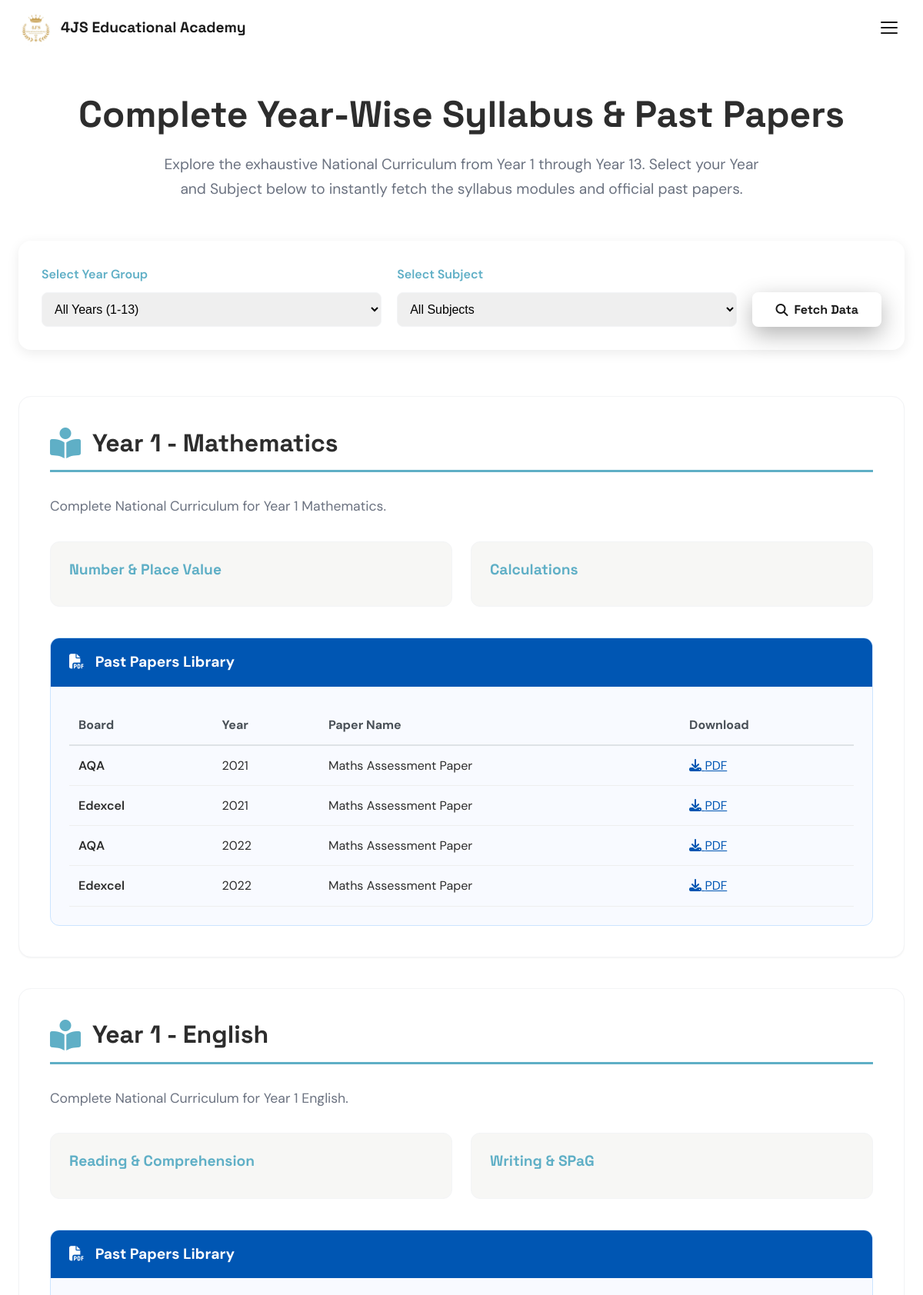
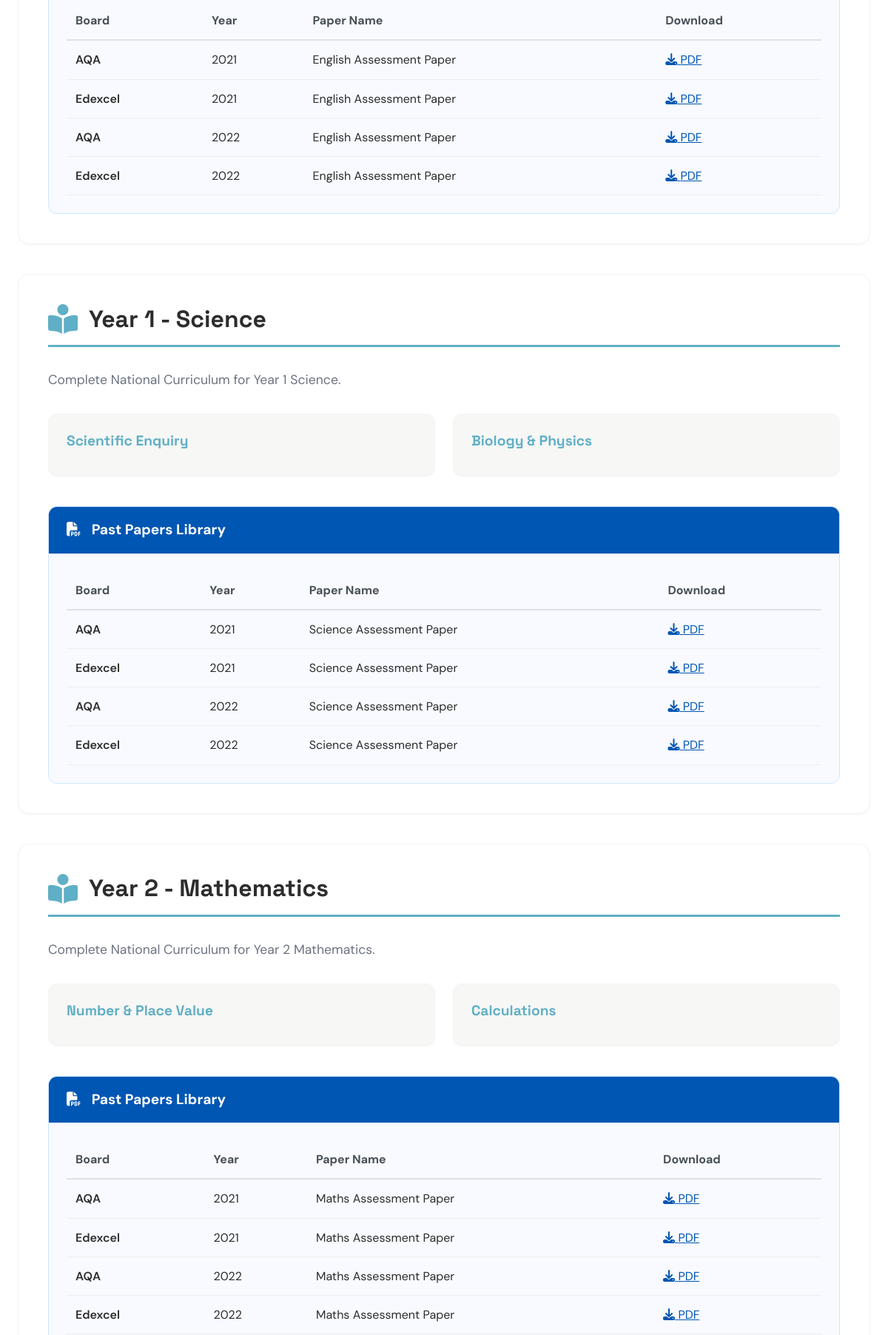
Page /syllabus_explorer/ (upper part) on the committed database (2 pictures, top to bottom).
### website/models.py (models this page shows, shortened)
class SyllabusSubject(models.Model):
    name = models.CharField(max_length=100)
    level = models.CharField(max_length=50, choices=[('GCSE', 'GCSE'), ('A-Level', 'A-Level'), ('KS3', 'KS3'), ('Primary', 'Primary')])
    description = models.TextField()

class SyllabusModule(models.Model):
    subject = models.ForeignKey(SyllabusSubject, on_delete=models.CASCADE, related_name='modules')
    title = models.CharField(max_length=200)
    topics = models.TextField(help_text="Comma separated topics")

class PastPaper(models.Model):
    subject = models.ForeignKey(SyllabusSubject, on_delete=models.CASCADE, related_name='past_papers')
    board = models.CharField(max_length=50, choices=[('AQA', 'AQA'), ('Edexcel', 'Edexcel'), ('OCR', 'OCR')])
    year = models.IntegerField()
    paper_name = models.CharField(max_length=200)
    link = models.URLField()

### website/views.py (the view)
# urls.py: path('syllabus_explorer/', views.syllabus_explorer, name='syllabus_explorer'),
def syllabus_explorer(request):
    subjects = SyllabusSubject.objects.prefetch_related('modules', 'past_papers').all()
    years = list(range(1, 14))
    return render(request, 'website/syllabus_explorer.html', {'subjects': subjects, 'years': years})

### website/templates/website/syllabus_explorer.html (shortened to what this page needs)
{% extends 'website/base.html' %}
{% load static %}
{% block content %}
<section class="section" style="background: linear-gradient(135deg, var(--bg-light) 0%, #ffffff 100%); padding-top: 120px;">
    <div class="container" style="max-width: 1200px;">
        <div style="text-align: center; margin-bottom: 50px;">
            <h1 style="font-size: 3rem; font-weight: 800; color: var(--text-dark);">Complete Year-Wise Syllabus & Past Papers</h1>
            <p style="font-size: 1.2rem; color: var(--text-light); max-width: 800px; margin: 20px auto 0;">Explore the exhaustive National Curriculum from Year 1 through Year 13. Select your Year and Subject below to instantly fetch the syllabus modules and official past papers.</p>
        </div>
        <div style="background: white; padding: 30px; border-radius: 16px; box-shadow: var(--shadow-md); margin-bottom: 60px; display: flex; gap: 20px; flex-wrap: wrap; justify-content: center; align-items: flex-end;">
            <div style="flex: 1; min-width: 200px;">
                <label style="display: block; font-weight: 600; margin-bottom: 10px; color: var(--scandi-teal-dark);">Select Year Group</label>
                <select id="filter-year" style="width: 100%; padding: 12px; border-radius: 8px; border: 1px solid var(--border-light); font-size: 1rem;">
                    <option value="all">All Years (1-13)</option>
                </select>
            </div>
            <div style="flex: 1; min-width: 200px;">
                <label style="display: block; font-weight: 600; margin-bottom: 10px; color: var(--scandi-teal-dark);">Select Subject</label>
                <select id="filter-subject" style="width: 100%; padding: 12px; border-radius: 8px; border: 1px solid var(--border-light); font-size: 1rem;">
                    <option value="all">All Subjects</option>
                </select>
            </div>
            <div>
                <button id="apply-filters" class="btn-primary" style="padding: 12px 30px; border-radius: 8px; font-size: 1rem;"><i class="fas fa-search"></i> Fetch Data</button>
            </div>
        </div>
        <div id="syllabus-results">
            {% for subject in subjects %}
            <div class="syllabus-card" data-year="{{ subject.level }}" data-subject="{{ subject.name }}" style="background: white; border-radius: 16px; box-shadow: var(--shadow-sm); padding: 40px; margin-bottom: 40px; border: 1px solid var(--border-light);">
                <div style="display: flex; align-items: center; gap: 15px; border-bottom: 3px solid var(--scandi-teal-dark); padding-bottom: 15px; margin-bottom: 30px;">
                    <i class="fas fa-book-reader" style="font-size: 2.5rem; color: var(--scandi-teal-dark);"></i>
                    <h2 style="font-size: 2rem; margin: 0; color: var(--text-dark);">{{ subject.level }} - {{ subject.name }}</h2>
                </div>
                <p style="font-size: 1.1rem; color: var(--text-light); margin-bottom: 30px;">{{ subject.description }}</p>
                <div style="display: grid; grid-template-columns: repeat(auto-fit, minmax(280px, 1fr)); gap: 24px; margin-bottom: 40px;">
                    {% for module in subject.modules.all %}
                    <div style="background: var(--off-white); padding: 24px; border-radius: 12px; border: 1px solid var(--border-light);">
                        <h4 style="color: var(--scandi-teal-dark); margin-bottom: 12px; font-size: 1.2rem;">{{ module.title }}</h4>
                    </div>
                    {% endfor %}
                </div>
                {% if subject.past_papers.all %}
                <div style="background: #f8faff; border: 1px solid #cce5ff; border-radius: 12px; overflow: hidden;">
                    <div style="background: #0056b3; color: white; padding: 15px 24px; font-weight: 700; font-size: 1.2rem;">
                        <i class="fas fa-file-pdf" style="margin-right: 10px;"></i> Past Papers Library
                    </div>
                    <div style="padding: 24px; overflow-x: auto;">
                        <table style="width: 100%; border-collapse: collapse; text-align: left; min-width: 600px;">
                            <thead>
                                <tr style="border-bottom: 2px solid #dee2e6;">
                                    <th style="padding: 12px; color: #495057;">Board</th>
                                    <th style="padding: 12px; color: #495057;">Year</th>
                                    <th style="padding: 12px; color: #495057;">Paper Name</th>
                                    <th style="padding: 12px; color: #495057;">Download</th>
                                </tr>
                            </thead>
                            <tbody>
                                {% for paper in subject.past_papers.all %}
                                <tr style="border-bottom: 1px solid #eee;">
                                    <td style="padding: 12px; font-weight: 600;">{{ paper.board }}</td>
                                    <td style="padding: 12px;">{{ paper.year }}</td>
                                    <td style="padding: 12px;">{{ paper.paper_name }}</td>
                                    <td style="padding: 12px;"><a href="{{ paper.link }}" target="_blank" style="color: #0056b3; text-decoration: underline;"><i class="fas fa-download"></i> PDF</a></td>
                                </tr>
                                {% endfor %}
                            </tbody>
                        </table>
                    </div>
                </div>
                {% else %}
                <div style="padding: 15px; background: #fff3e0; border-radius: 8px; color: #e65100;">
                    <i class="fas fa-info-circle"></i> No official past papers available for this specific year/level yet.
                </div>
                {% endif %}
            </div>
            {% empty %}
            <div style="text-align: center; padding: 40px;">
                <p>No syllabus data available in the database yet.</p>
            </div>
            {% endfor %}
        </div>
    </div>
</section>
{% endblock %}

### static/css/style.css (style rules this page uses)
:root { --white: #FFFFFF; --off-white: #F7F7F5; --cream: #FAFAF8; --black: #1A1A1A; --text: #2D2D2D; --text-light: #6B7280; --text-muted: #9CA3AF; --border: #E5E7EB; --border-light: #F3F4F6; --scandi-teal: #86C5D8; --scandi-teal-dark: #5FAFC6; --scandi-teal-light: #B3DCE8; --scandi-mint: #B8E0CC; --scandi-beige: #E8D5B7; --scandi-sage: #A8C5A0; --scandi-blush: #F0D4D4; --success: #22C55E; --whatsapp: #25D366; --star: #FBBF24; --overlay: rgba(26, 26, 26, 0.6); --font-heading: 'Space Grotesk', system-ui, sans-serif; --font-body: 'DM Sans', system-ui, sans-serif; --section-pad-y: 120px; --section-pad-x: 24px; --container-max: 1200px; --container-wide: 1400px; --ease-out-expo: cubic-bezier(0.16, 1, 0.3, 1); --ease-out-quart: cubic-bezier(0.25, 1, 0.5, 1); --transition-fast: 200ms var(--ease-out-expo); --transition-medium: 400ms var(--ease-out-expo); --transition-slow: 600ms var(--ease-out-expo); --shadow-sm: 0 1px 2px rgba(0,0,0,0.05); --shadow-md: 0 4px 16px rgba(0,0,0,0.08); --shadow-lg: 0 12px 40px rgba(0,0,0,0.12); --shadow-xl: 0 24px 60px rgba(0,0,0,0.15); --radius-sm: 8px; --radius-md: 12px; --radius-lg: 20px; --radius-xl: 28px; --radius-full: 9999px; }
*, *::before, *::after { margin: 0; padding: 0; box-sizing: border-box; }
html { scroll-behavior: smooth; font-size: 16px; -webkit-font-smoothing: antialiased; -moz-osx-font-smoothing: grayscale; }
html, body { font-family: var(--font-body); color: var(--text); background: var(--white); line-height: 1.7; max-width: 100%; overflow-x: hidden; }
body { display: flex; flex-direction: column; min-height: 100vh; }
a { color: inherit; text-decoration: none; transition: color var(--transition-fast); }
button { font-family: inherit; cursor: pointer; border: none; background: none; }
h1, h2, h3, h4, h5, h6 { font-family: var(--font-heading); font-weight: 700; line-height: 1.2; color: var(--black); }
.container { max-width: var(--container-max); margin: 0 auto; padding: 0 var(--section-pad-x); }
.section { padding: var(--section-pad-y) 0; position: relative; }
.btn-primary { display: inline-flex; align-items: center; gap: 8px; padding: 16px 36px; background: var(--white); color: var(--black); font-family: var(--font-heading); font-weight: 700; font-size: 1.1rem; border-radius: var(--radius-full); transition: all var(--transition-fast); box-shadow: 0 10px 30px rgba(0,0,0,0.3); }
@media (max-width: 1200px) { :root { --section-pad-y: 80px; } }
@media (max-width: 1200px) { html, body { overflow-x: hidden !important; width: 100%; } }
@media (max-width: 1200px) { section { max-width: 100vw; overflow-x: hidden; } }

### rows in the picture
SyllabusSubject: level "Year 1", name "Mathematics", description "Complete National Curriculum for Year 1 Mathematics."
SyllabusModule: title "Number & Place Value"
SyllabusModule: title "Calculations"
PastPaper: board "AQA", year "2021", paper_name "Maths Assessment Paper"
PastPaper: board "Edexcel", year "2021", paper_name "Maths Assessment Paper"
PastPaper: board "AQA", year "2022", paper_name "Maths Assessment Paper"
PastPaper: board "Edexcel", year "2022", paper_name "Maths Assessment Paper"
SyllabusSubject: level "Year 1", name "English", description "Complete National Curriculum for Year 1 English."
SyllabusModule: title "Reading & Comprehension"
SyllabusModule: title "Writing & SPaG"
PastPaper: board "AQA", year "2021", paper_name "English Assessment Paper"
PastPaper: board "Edexcel", year "2021", paper_name "English Assessment Paper"
PastPaper: board "AQA", year "2022", paper_name "English Assessment Paper"
PastPaper: board "Edexcel", year "2022", paper_name "English Assessment Paper"
SyllabusSubject: level "Year 1", name "Science", description "Complete National Curriculum for Year 1 Science."
SyllabusModule: title "Scientific Enquiry"
SyllabusModule: title "Biology & Physics"
PastPaper: board "AQA", year "2021", paper_name "Science Assessment Paper"
PastPaper: board "Edexcel", year "2021", paper_name "Science Assessment Paper"
PastPaper: board "AQA", year "2022", paper_name "Science Assessment Paper"
PastPaper: board "Edexcel", year "2022", paper_name "Science Assessment Paper"
SyllabusSubject: level "Year 2", name "Mathematics", description "Complete National Curriculum for Year 2 Mathematics."
SyllabusModule: title "Number & Place Value"
SyllabusModule: title "Calculations"
PastPaper: board "AQA", year "2021", paper_name "Maths Assessment Paper"
PastPaper: board "Edexcel", year "2021", paper_name "Maths Assessment Paper"
PastPaper: board "AQA", year "2022", paper_name "Maths Assessment Paper"
PastPaper: board "Edexcel", year "2022", paper_name "Maths Assessment Paper"
